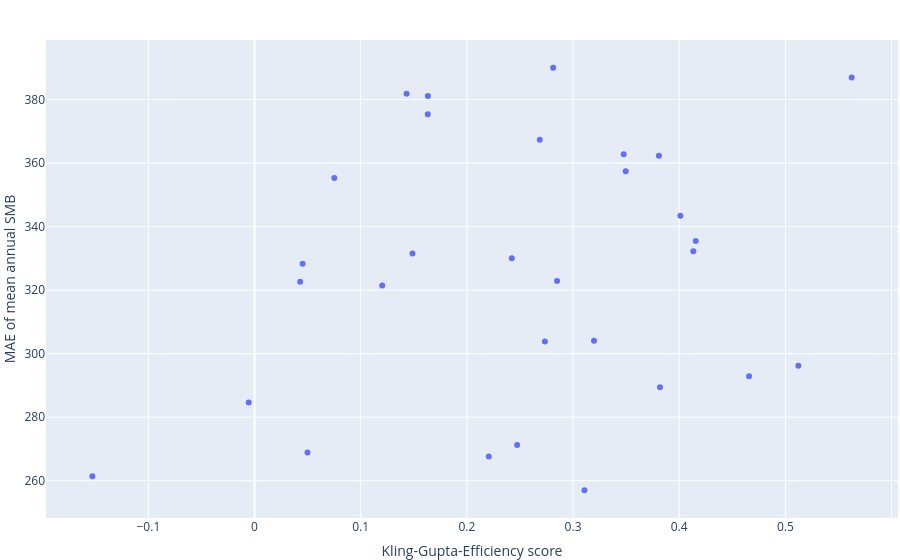

Here is the notebook cell this chart was saved with:
### Markdown cell above
Depending on your sample size and filter criteria, there might still be a large number of possible parameter sets. To identify the best sample, you can either apply further criteria (e.g. seasonal $\text{KGE}$ scores) or use visual methods.

### Code cell
import plotly.graph_objects as go
custom_text = [f'Index: {index}<br>KGE_Runoff: {KGE_Runoff}<br>MAE_SMB: {MAE_SMB}' for (index, KGE_Runoff, MAE_SMB) in
               zip(step4_samples.index, step4_samples['KGE_Runoff'], step4_samples['MAE_SMB'])]

# Create a 2D scatter plot with custom text
fig = go.Figure(data=go.Scatter(
    x=step4_samples['KGE_Runoff'],
    y=step4_samples['MAE_SMB'],
    mode='markers',
    text=custom_text, # Assign custom text to each step4_samples point
    hoverinfo='text',  # Show custom text when hovering
))

# Update layout
fig.update_layout(
    xaxis_title='Kling-Gupta-Efficiency score',
    yaxis_title='MAE of mean annual SMB',
    #title='2D Scatter Plot of like1 and like2 with parPCORR Color Ramp',
    margin=dict(l=0, r=0, b=0, t=40)  # Adjust margins for better visualization
)

# Show the plot
fig.show()

### Figure 1 — Plotly figure (JSON) as saved in the notebook; plotly's stock layout.template omitted (floating-point values rounded to 4 significant figures)
{"data": [{"hoverinfo": "text", "mode": "markers", "text": ["Index: 0<br>KGE_Runoff: 0.40112287<br>MAE_SMB: 343.46988", "Index: 1<br>KGE_Runoff: -0.15275642<br>MAE_SMB: 261.37408", "Index: 2<br>KGE_Runoff: 0.27350312<br>MAE_SMB: 303.81757", "Index: 3<br>KGE_Runoff: 0.46581915<br>MAE_SMB: 292.8599", "Index: 4<br>KGE_Runoff: 0.5122452<br>MAE_SMB: 296.18674", "Index: 5<br>KGE_Runoff: 0.2686886<br>MAE_SMB: 367.32495", "Index: 6<br>KGE_Runoff: 0.045300588<br>MAE_SMB: 328.2905", "Index: 7<br>KGE_Runoff: 0.24236283<br>MAE_SMB: 330.02878", "Index: 8<br>KGE_Runoff: 0.07515458<br>MAE_SMB: 355.2997", "Index: 9<br>KGE_Runoff: 0.3496154<br>MAE_SMB: 357.46094", "Index: 10<br>KGE_Runoff: 0.120277226<br>MAE_SMB: 321.4777", "Index: 11<br>KGE_Runoff: 0.41558158<br>MAE_SMB: 335.4605", "Index: 12<br>KGE_Runoff: 0.38088843<br>MAE_SMB: 362.28873", "Index: 13<br>KGE_Runoff: 0.04990824<br>MAE_SMB: 268.89813", "Index: 14<br>KGE_Runoff: 0.28131753<br>MAE_SMB: 390.06827", "Index: 15<br>KGE_Runoff: -0.005494152<br>MAE_SMB: 284.62875", "Index: 16<br>KGE_Runoff: 0.38189647<br>MAE_SMB: 289.43082", "Index: 17<br>KGE_Runoff: 0.4132979<br>MAE_SMB: 332.2146", "Index: 18<br>KGE_Runoff: 0.16325362<br>MAE_SMB: 381.131", "Index: 19<br>KGE_Runoff: 0.14878003<br>MAE_SMB: 331.52225", "Index: 20<br>KGE_Runoff: 0.28497845<br>MAE_SMB: 322.88812", "Index: 21<br>KGE_Runoff: 0.16318034<br>MAE_SMB: 375.41095", "Index: 22<br>KGE_Runoff: 0.04300518<br>MAE_SMB: 322.6249", "Index: 23<br>KGE_Runoff: 0.14321335<br>MAE_SMB: 381.85312", "Index: 24<br>KGE_Runoff: 0.34773567<br>MAE_SMB: 362.8155", "Index: 25<br>KGE_Runoff: 0.3107789<br>MAE_SMB: 256.95828", "Index: 26<br>KGE_Runoff: 0.3197616<br>MAE_SMB: 304.03253", "Index: 27<br>KGE_Runoff: 0.56243485<br>MAE_SMB: 387.00534", "Index: 28<br>KGE_Runoff: 0.24735354<br>MAE_SMB: 271.21982", "Index: 29<br>KGE_Runoff: 0.22069848<br>MAE_SMB: 267.58563"], "type": "scatter", "x": [0.4011, -0.1528, 0.2735, 0.4658, 0.5122, 0.2687, 0.0453, 0.2424, 0.07515, 0.3496, 0.1203, 0.4156, 0.3809, 0.04991, 0.2813, -0.005494, 0.3819, 0.4133, 0.1633, 0.1488, 0.285, 0.1632, 0.04301, 0.1432, 0.3477, 0.3108, 0.3198, 0.5624, 0.2474, 0.2207], "y": [343.5, 261.4, 303.8, 292.9, 296.2, 367.3, 328.3, 330.0, 355.3, 357.5, 321.5, 335.5, 362.3, 268.9, 390.1, 284.6, 289.4, 332.2, 381.1, 331.5, 322.9, 375.4, 322.6, 381.9, 362.8, 257.0, 304.0, 387.0, 271.2, 267.6]}], "layout": {"margin": {"b": 0, "l": 0, "r": 0, "t": 40}, "xaxis": {"title": {"text": "Kling-Gupta-Efficiency score"}}, "yaxis": {"title": {"text": "MAE of mean annual SMB"}}}}
